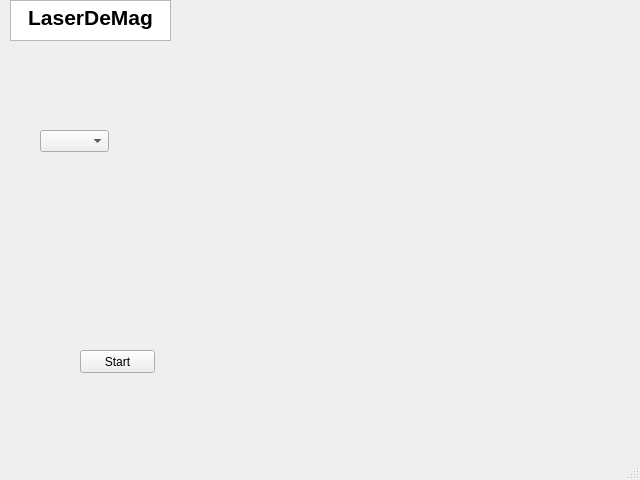
<?xml version="1.0" encoding="UTF-8"?>
<ui version="4.0">
 <class>MainWindow</class>
 <widget class="QMainWindow" name="MainWindow">
  <property name="geometry">
   <rect>
    <x>0</x>
    <y>0</y>
    <width>640</width>
    <height>480</height>
   </rect>
  </property>
  <property name="windowTitle">
   <string>MainWindow</string>
  </property>
  <widget class="QWidget" name="centralwidget">
   <widget class="QPushButton" name="pushButton">
    <property name="geometry">
     <rect>
      <x>80</x>
      <y>350</y>
      <width>75</width>
      <height>23</height>
     </rect>
    </property>
    <property name="text">
     <string>Start</string>
    </property>
   </widget>
   <widget class="QTextEdit" name="textEdit">
    <property name="geometry">
     <rect>
      <x>10</x>
      <y>0</y>
      <width>161</width>
      <height>41</height>
     </rect>
    </property>
    <property name="html">
     <string>&lt;!DOCTYPE HTML PUBLIC &quot;-//W3C//DTD HTML 4.0//EN&quot; &quot;http://www.w3.org/TR/REC-html40/strict.dtd&quot;&gt;
&lt;html&gt;&lt;head&gt;&lt;meta name=&quot;qrichtext&quot; content=&quot;1&quot; /&gt;&lt;style type=&quot;text/css&quot;&gt;
p, li { white-space: pre-wrap; }
&lt;/style&gt;&lt;/head&gt;&lt;body style=&quot; font-family:'MS Shell Dlg 2'; font-size:8.25pt; font-weight:400; font-style:normal;&quot;&gt;
&lt;p align=&quot;center&quot; style=&quot; margin-top:0px; margin-bottom:0px; margin-left:0px; margin-right:0px; -qt-block-indent:0; text-indent:0px;&quot;&gt;&lt;span style=&quot; font-size:16pt; font-weight:600;&quot;&gt;LaserDeMag&lt;/span&gt;&lt;/p&gt;&lt;/body&gt;&lt;/html&gt;</string>
    </property>
   </widget>
   <widget class="QComboBox" name="comboBox">
    <property name="geometry">
     <rect>
      <x>40</x>
      <y>130</y>
      <width>69</width>
      <height>22</height>
     </rect>
    </property>
   </widget>
  </widget>
  <widget class="QMenuBar" name="menubar">
   <property name="geometry">
    <rect>
     <x>0</x>
     <y>0</y>
     <width>640</width>
     <height>21</height>
    </rect>
   </property>
  </widget>
  <widget class="QStatusBar" name="statusbar"/>
 </widget>
 <resources/>
 <connections/>
</ui>
